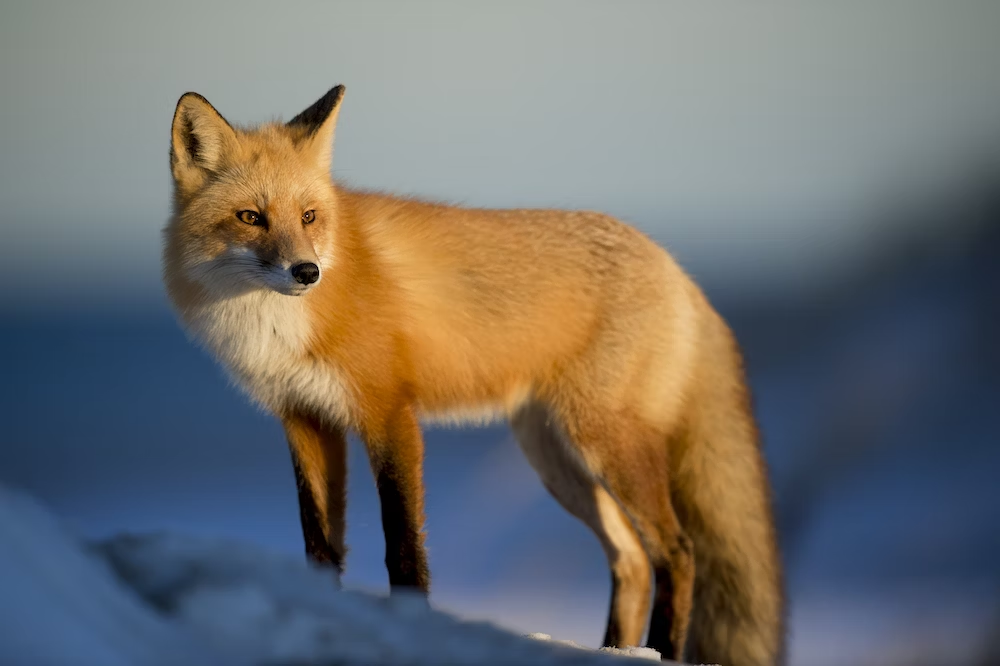
#> input picture Images/fox.jpg, 1000 x 666 px
$ python 'L4 basics.py'
#> lines starting #> are read from the running program, lines starting #| are printed output that depends on the picture; after the words box and inside, x2 and y2 are one past the last pixel; in counts of white or black regions, pixels touching at a corner belong together
import cv2 as cv
import numpy as np

def show_window(img_name='Window', image=np.zeros((50, 50, 3)), dtype='uint8'):
    cv.imshow(img_name, image)
    cv.waitKey(0)
    cv.destroyAllWindows()

img = cv.imread('Images/fox.jpg')
#> img is the input picture: shape (666, 1000, 3); mean B, G, R 108.1, 111.2, 112.8
# show_window('Fox', img)

# Grayscale
gray = cv.cvtColor(img, cv.COLOR_BGR2GRAY)
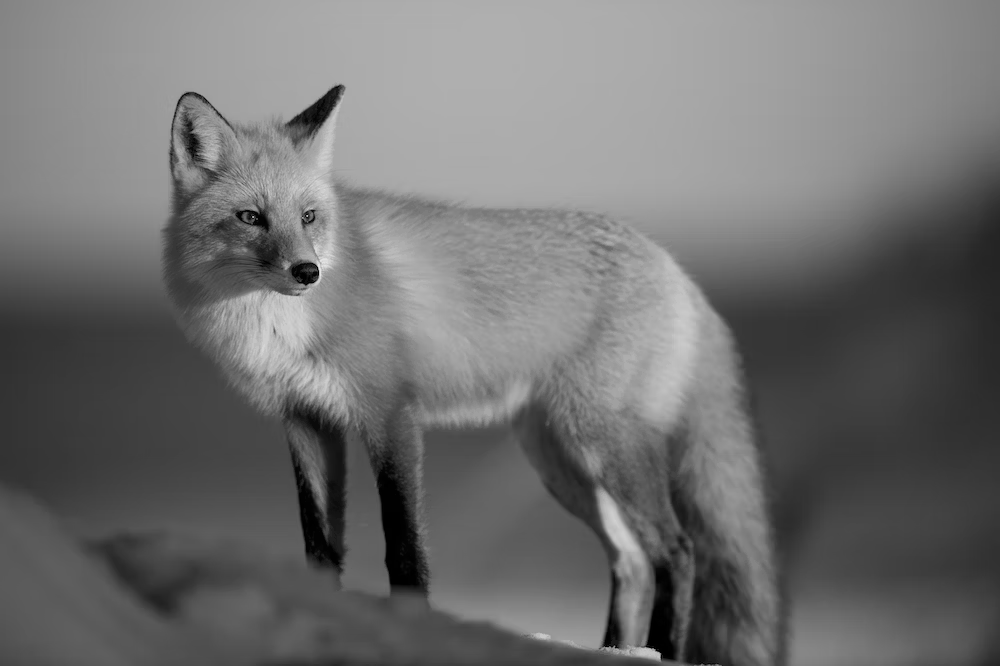
#> gray: shape (666, 1000); min 0, max 230, mean 111.4
show_window('Grayscale fox', gray)

# Blur
blur = cv.GaussianBlur(img, (7,7), cv.BORDER_DEFAULT)
show_window('Blurred fox', blur)

# Edge cascade
canny = cv.Canny(img, 30, 75)
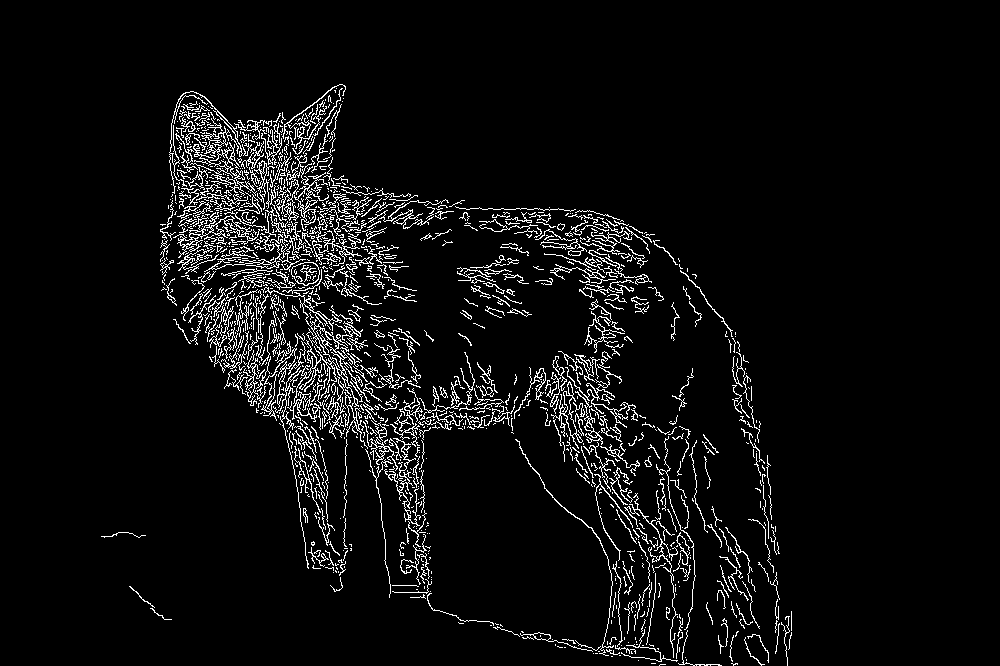
#> canny: shape (666, 1000); 5.4% white in thin lines or dots, all inside (x1, y1, x2, y2) = (101, 84, 792, 666)
show_window('Edges fox', canny)

# Dilating (increasing edge thichness)
dilated = cv.dilate(canny, (7,7), iterations=2)
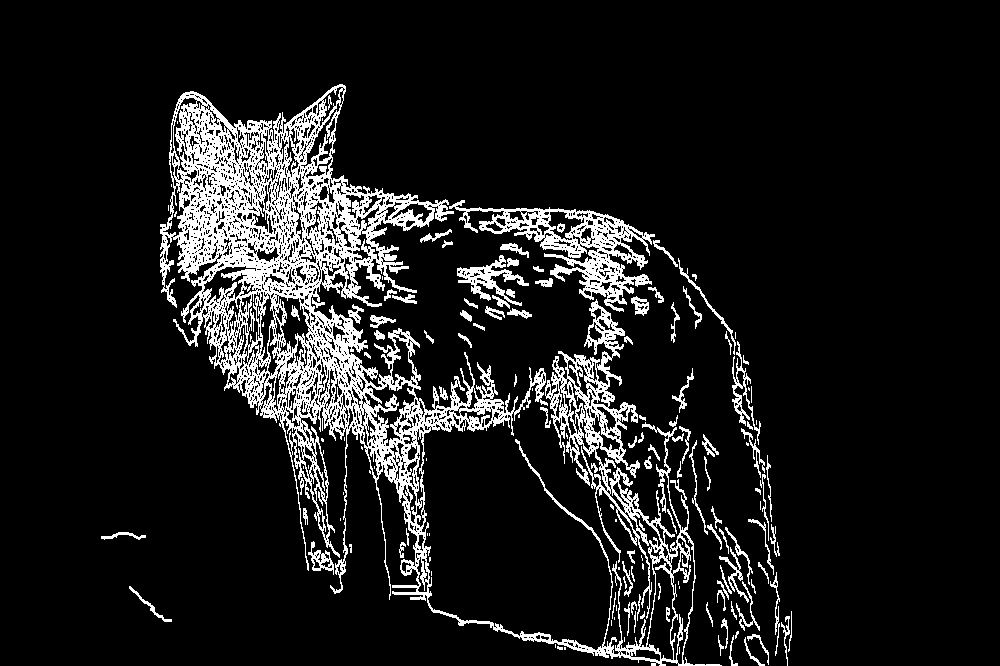
#> dilated: shape (666, 1000); 11.1% white; 158 white regions (52 under 20 px), largest, box (x1, y1, x2, y2) and area: (160, 84, 722, 666) 57778, (449, 200, 655, 312) 5876, (457, 255, 529, 306) 1096
show_window('Dilated fox', dilated)

# Eroding (decreasing edge thickness)
eroded = cv.erode(dilated, (7,7), iterations=2)
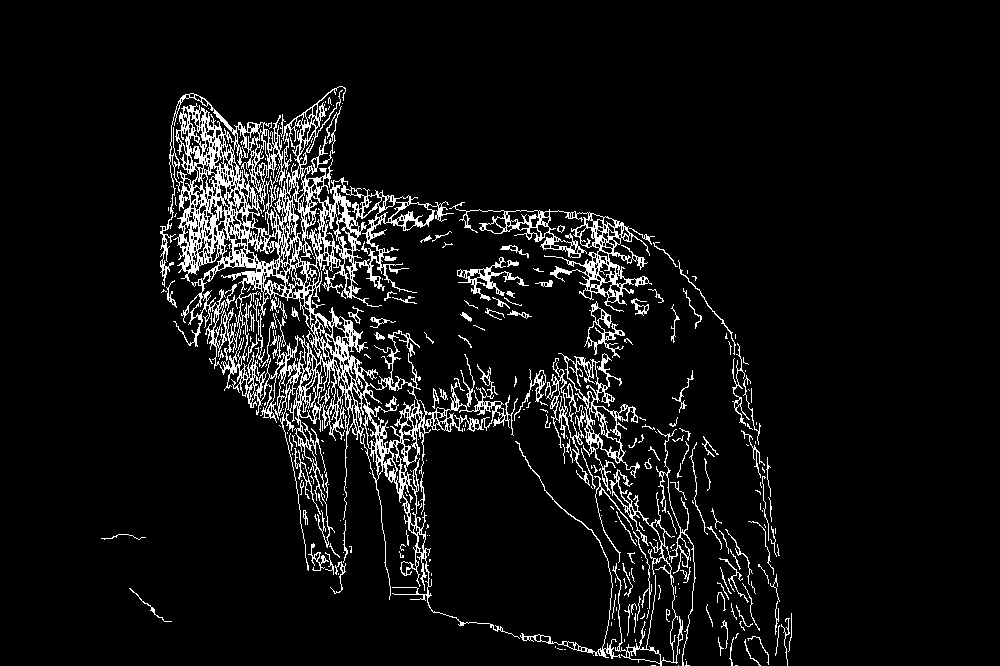
#> eroded: shape (666, 1000); 7.1% white in thin lines or dots, all inside (x1, y1, x2, y2) = (101, 86, 792, 666)
show_window('Eroded fox', eroded)

# Resized
resized = cv.resize(img, (int(img.shape[1]*1.2), int(img.shape[0]*1.2)), interpolation=cv.INTER_CUBIC)
show_window("Resized fox", resized)

# Cropped
cropped = img[200:500, 200:500]
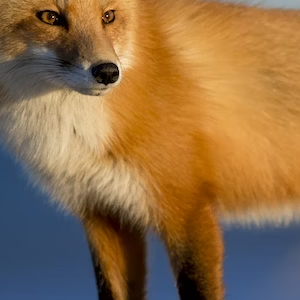
#> cropped: shape (300, 300, 3); mean B, G, R 71.1, 109.2, 143.1
show_window("Cropped fox", cropped)

$ run again, with Images/dogs.jpg copied over Images/fox.jpg
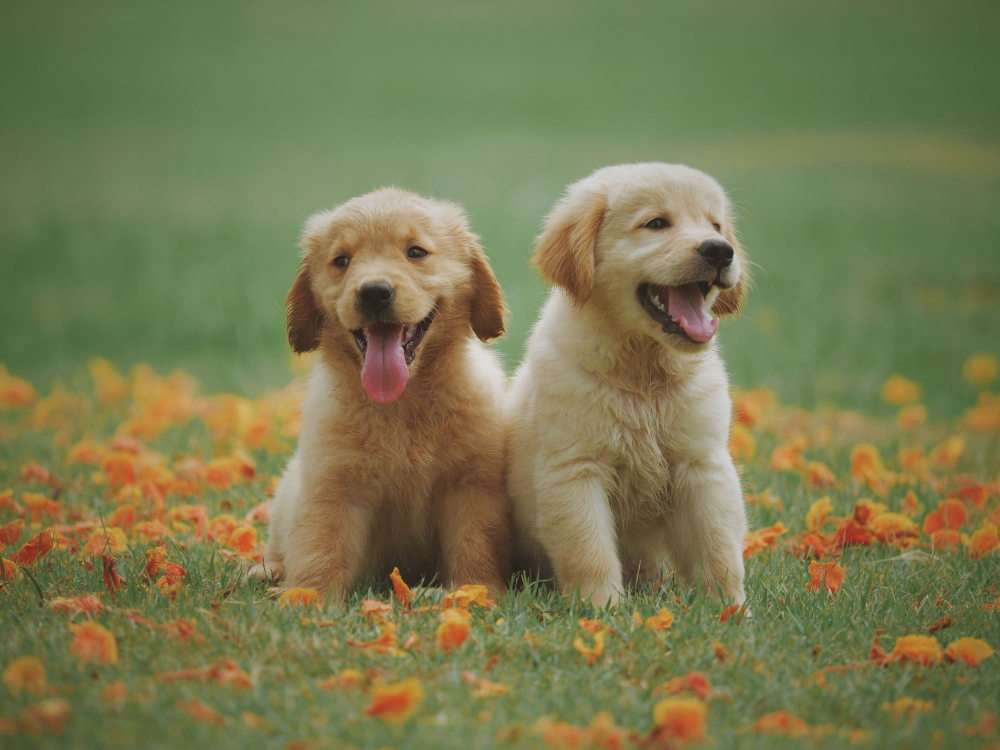
#> input picture Images/dogs.jpg, 2000 x 1500 px (shown at 1/2 size)
#> img is the input picture: shape (1500, 2000, 3); mean B, G, R 80, 121.7, 120.8
#> `canny = cv.Canny(img, 30, 75)`:
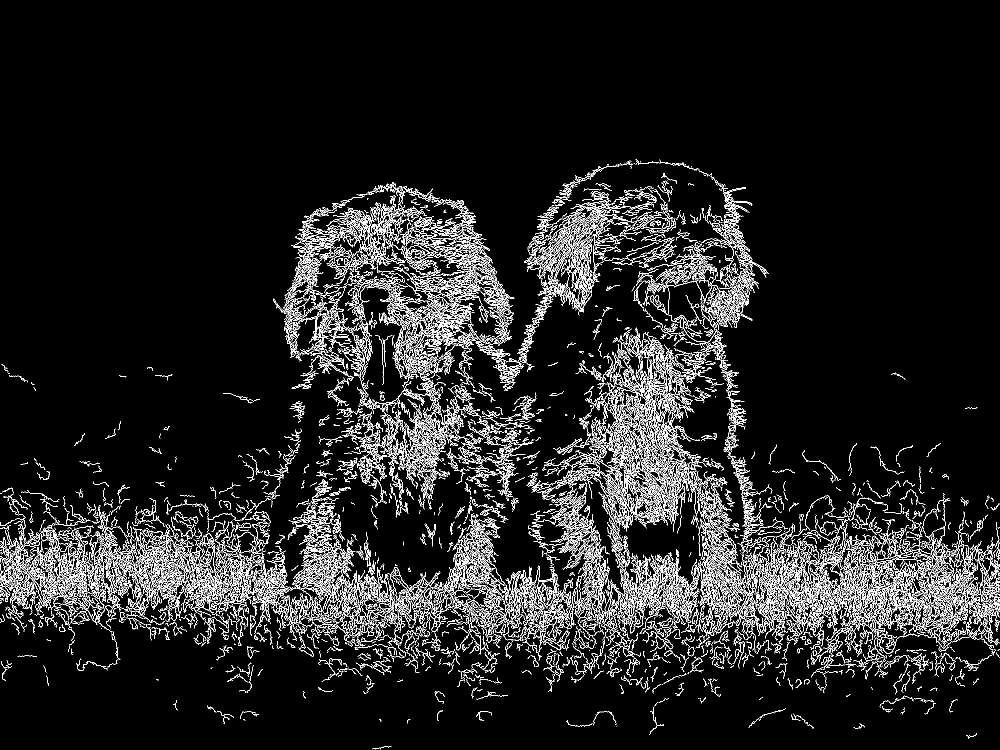
#> canny: shape (1500, 2000) (shown at 1/2 size); 8% white in thin lines or dots, all inside (x1, y1, x2, y2) = (0, 319, 2000, 1499)
#> dilated: shape (1500, 2000); 16.3% white; 835 white regions (256 under 20 px), largest, box (x1, y1, x2, y2) and area: (1053, 344, 2000, 1361) 177203, (546, 372, 1354, 1033) 131033, (0, 958, 1153, 1326) 112820
#> eroded: shape (1500, 2000); 10.6% white in thin lines or dots, all inside (x1, y1, x2, y2) = (0, 321, 2000, 1500)
#> `cropped = img[200:500, 200:500]`:
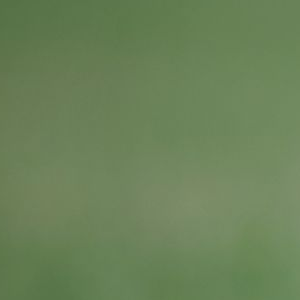
#> cropped: shape (300, 300, 3); mean B, G, R 88.5, 129.8, 106.5

$ run again, with Images/elephanst.jpg copied over Images/fox.jpg
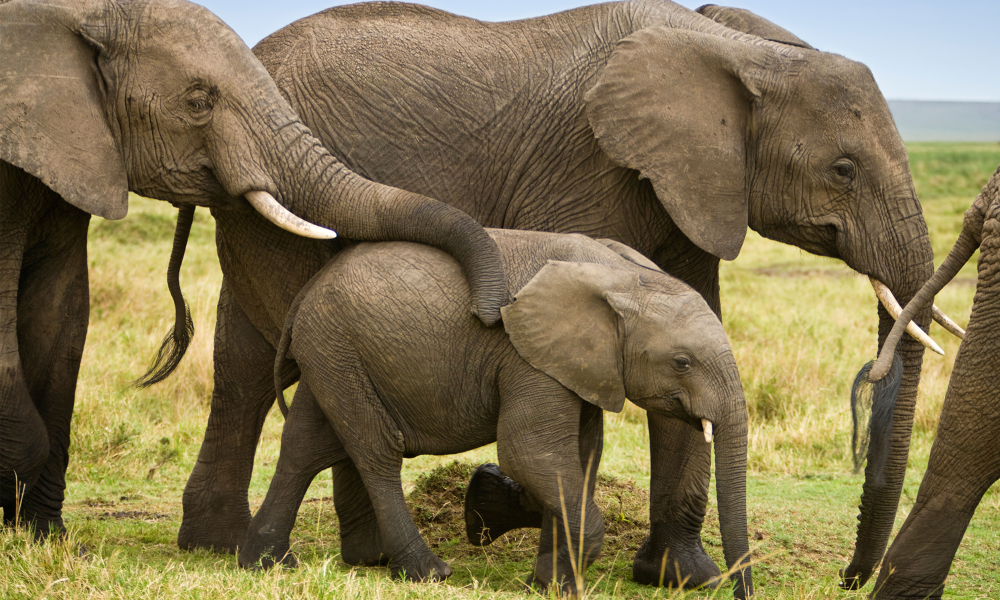
#> input picture Images/elephanst.jpg, 2000 x 1200 px (shown at 1/2 size)
#> img is the input picture: shape (1200, 2000, 3); mean B, G, R 79.7, 113.8, 127.1
#> `canny = cv.Canny(img, 30, 75)`:
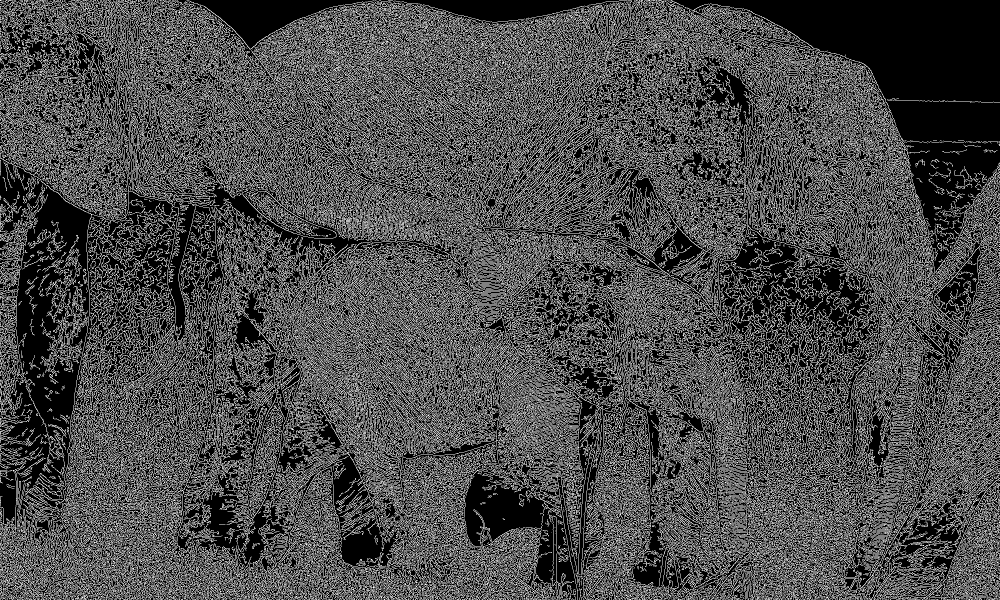
#> canny: shape (1200, 2000) (shown at 1/2 size); 29.7% white in thin lines or dots
#> dilated: shape (1200, 2000); 60% white; 57861 black regions (51510 under 20 px), largest, box (x1, y1, x2, y2) and area: (1343, 0, 2000, 285) 89590, (0, 319, 182, 1076) 56418, (376, 0, 1260, 98) 23875
#> eroded: shape (1200, 2000); 42.7% white in thin lines or dots
#> `cropped = img[200:500, 200:500]`:
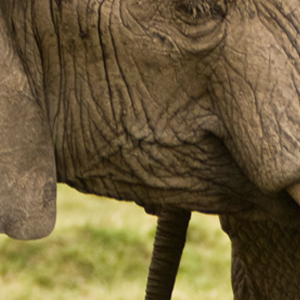
#> cropped: shape (300, 300, 3); mean B, G, R 59, 94.5, 110.6
